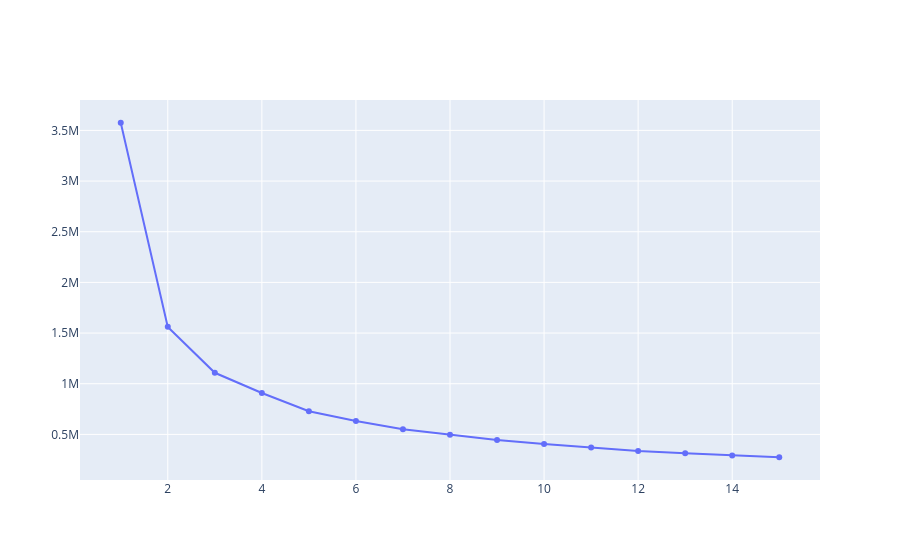

The notebook cell this image was saved under:
### Code cell
fig = go.Figure()
fig.add_trace(go.Scatter(x = k_vals, y = inertia_vals, mode = 'lines+markers'))
fig.show()

### Figure 1 — Plotly figure (JSON) as saved in the notebook; plotly's stock layout.template omitted (floating-point values rounded to 4 significant figures)
{"data": [{"mode": "lines+markers", "type": "scatter", "x": [1, 2, 3, 4, 5, 6, 7, 8, 9, 10, 11, 12, 13, 14, 15], "y": [3575000.0, 1561000.0, 1108000.0, 909000.0, 728800.0, 631500.0, 550100.0, 495400.0, 444900.0, 405400.0, 369500.0, 336900.0, 314300.0, 291600.0, 274500.0]}], "layout": {}}
